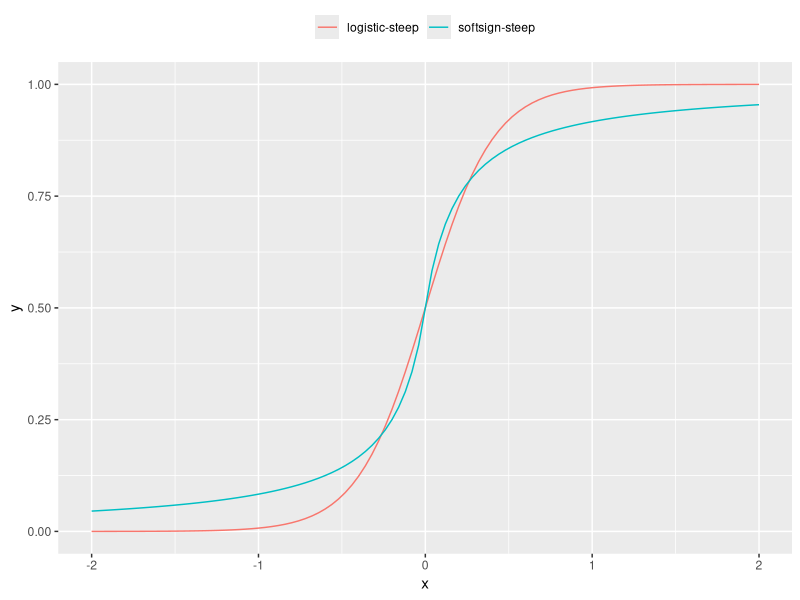
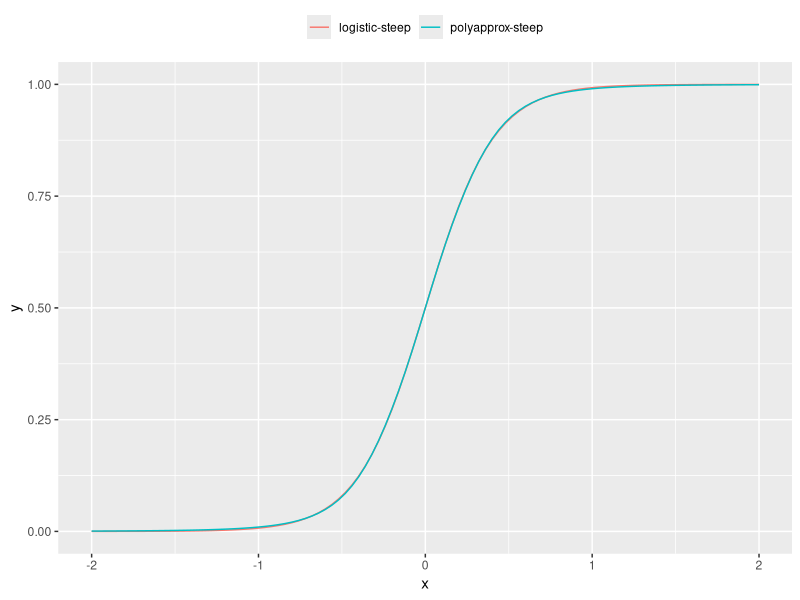
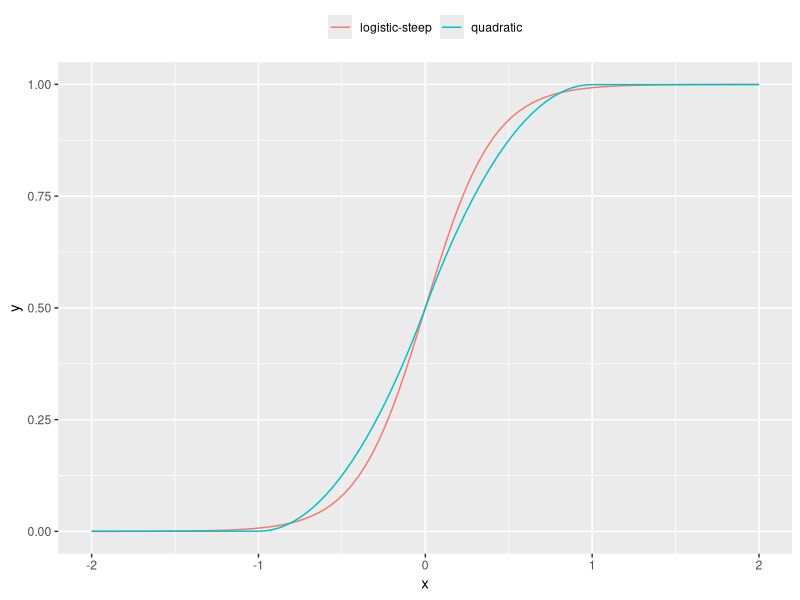
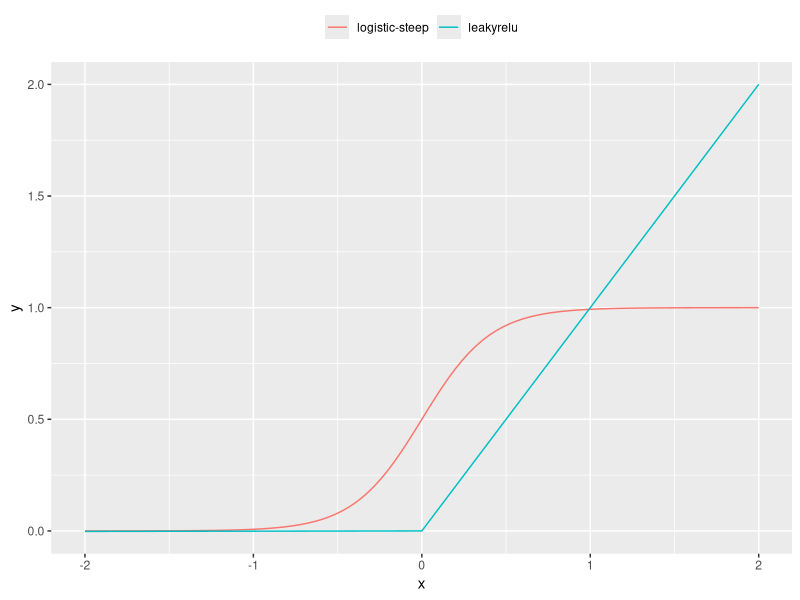
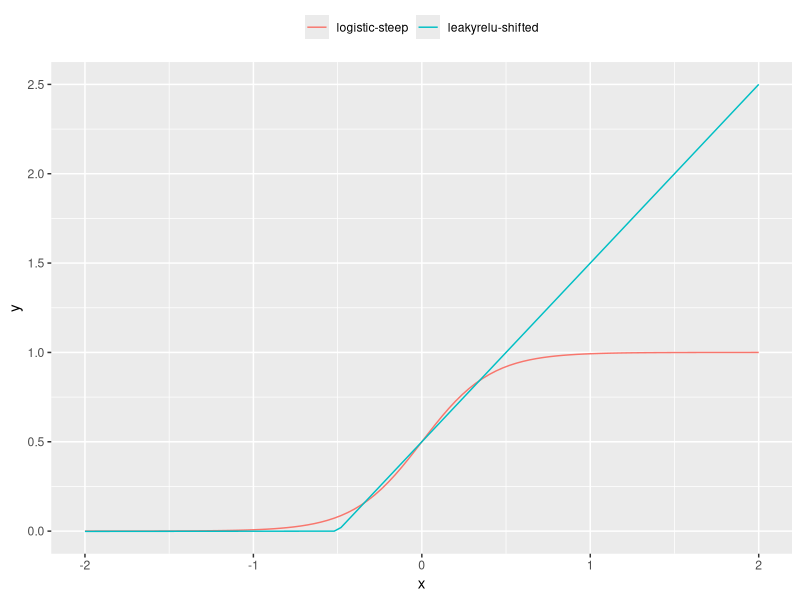
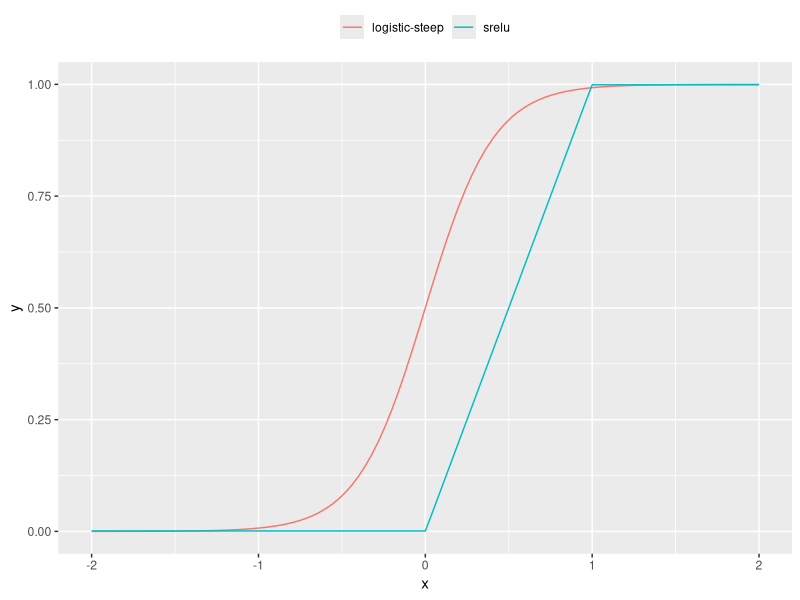
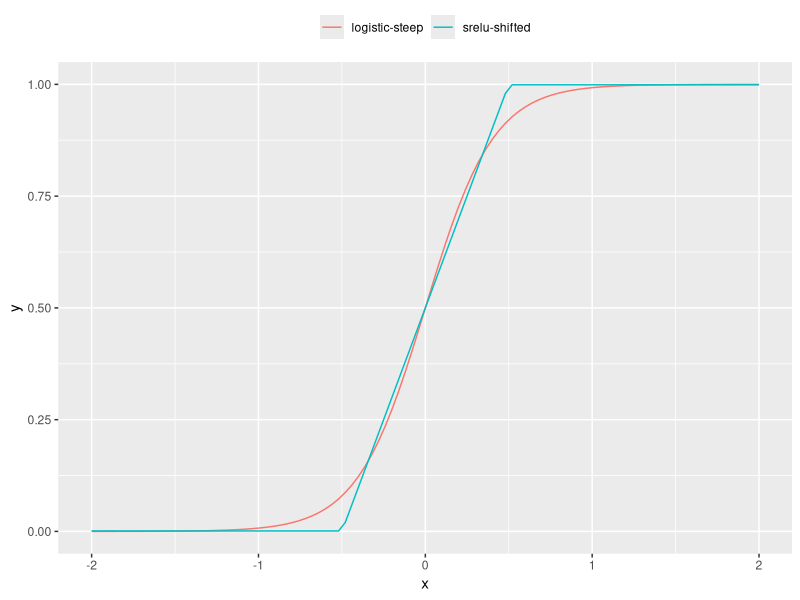
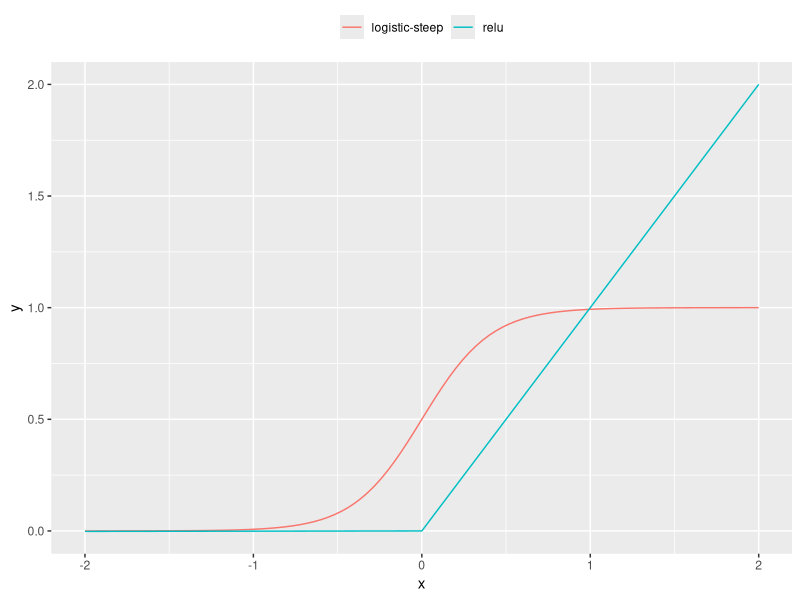

These charts were generated, in order, by the following R code:
# Set working folder.
setwd("D:/home/websites/sharpneat-web/public/research/activation-fn-review")

# Define activation functions.
f1 = function(x) { 1 / (exp(-4.9*x)+1) }   		# logistic-steep
f2 = function(x) { 0.5 + (x / (2.0*(0.2+abs(x)))) }	# softsign-steep

# polyapprox-steep
f3 = function(x) {	
  x = x * 4.9
  x2 = x * x
  e = 1.0 + abs(x) + (x2 * 0.555) + (x2 * x2 * 0.143)
  f = (x > 0) * (1.0 / e) + (x <= 0) * e 
  1.0 / (1.0 + f)
}

# quadratic
f4 = function(x) {

  t = 0.999
  a = 0.00001

  s = sign(x)
  x = abs(x)

  y = ((x >=0) & (x < t)) * (t - ((x - t) * (x - t))) +
      ((x >=t) * (t + (x - t) * a))

  (y * s * 0.5) + 0.5
}

# leakyrelu
f5 = function(x) {

  a = 0.001

  y = ((x > 0) * x) +
	 ((x <=0) * x * a)
  y
}

# leakyrelu-shifted
f6 = function(x) {

  a = 0.001

  x = x + 0.5

  y = ((x > 0) * x) +
	 ((x <=0) * x * a)
  y
}

# srelu
f7 = function(x) {

  tl = 0.001
  tr = 0.999
  a = 0.00001

  y = (((x > tl) & (x < tr)) * x) +
      (x <= tl) * (tl + (x - tl) * a) +
      (x >= tr) * (tr + (x - tr) * a)
  y
}

# srelu-shifted
f8 = function(x) {

  tl = 0.001
  tr = 0.999
  a = 0.00001

  x = x + 0.5

  y = (((x > tl) & (x < tr)) * x) +
      (x <= tl) * (tl + (x - tl) * a) +
      (x >= tr) * (tr + (x - tr) * a)
  y
}

# relu
f9 = function(x) {

  a = 0.001

  y = ((x > 0) * x) +
	 ((x <=0) * x * a)
  y
}


# selu
f10 = function(x) {

  alpha = 1.6732632423543772848170429916717
  scale = 1.0507009873554804934193349852946

  y = ((x > 0) * x) +
	 ((x <=0) * ((alpha * exp(x)) - alpha))
  scale * y
}



# arcsinh
f11 = function(x) {
  y = 1.2567348023993685 * ((asinh(x) + 1.0) * 0.5);
  y
}

# y = max(-1,x)
f12 = function(x) {
  y = ((x > -1) * x) +
	 ((x <= -1) * -1)
  y
}

# arctan
f13 = function(x) {
  y = atan(x)
  y
}

# tanh
f14 = function(x) {
  y = tanh(x)
  y
}


# import ggplot.
library("ggplot2")

# generate plot and save png
p1 = ggplot(data.frame(x = c(-2, 2)), aes(x)) + 
   stat_function(fun = f1, aes(colour="logistic-steep")) + 
   stat_function(fun = f2, aes(colour="softsign-steep")) + 
   xlab("x") + 
   ylab("y") + 
   theme(legend.position="top",
         legend.direction="horizontal",
         legend.title=element_blank())

ggsave(filename="actfn-logisticsteep-softsignsteep.png", plot=p1, height=4, width=4, units="in", dpi=100, type="cairo")

# generate plot and save png
p1 = ggplot(data.frame(x = c(-2, 2)), aes(x)) + 
   stat_function(fun = f1, aes(colour="logistic-steep")) + 
   stat_function(fun = f3, aes(colour="polyapprox-steep")) + 
   xlab("x") + 
   ylab("y") + 
   theme(legend.position="top",
         legend.direction="horizontal",
         legend.title=element_blank())

ggsave(filename="actfn-logisticsteep-polyapproxsteep.png", plot=p1, height=4, width=4, units="in", dpi=100, type="cairo")

# generate plot and save png
p1 = ggplot(data.frame(x = c(-2, 2)), aes(x)) + 
   stat_function(fun = f1, aes(colour="logistic-steep")) + 
   stat_function(fun = f4, aes(colour="quadratic")) + 
   xlab("x") + 
   ylab("y") + 
   theme(legend.position="top",
         legend.direction="horizontal",
         legend.title=element_blank())

ggsave(filename="actfn-logisticsteep-quadratic.png", plot=p1, height=4, width=4, units="in", dpi=100, type="cairo")


# generate plot and save png
p1 = ggplot(data.frame(x = c(-2, 2)), aes(x)) + 
   stat_function(fun = f1, aes(colour="logistic-steep")) + 
   stat_function(fun = f5, aes(colour="leakyrelu")) + 
   xlab("x") + 
   ylab("y") + 
   theme(legend.position="top",
         legend.direction="horizontal",
         legend.title=element_blank()) + 
   guides(col = guide_legend(reverse = TRUE), fill = guide_legend(reverse = TRUE)) +
   scale_colour_manual(values = c("leakyrelu" = "#00BFC4", "logistic-steep" = "#F8766D"))

ggsave(filename="actfn-logisticsteep-leakyrelu.png", plot=p1, height=4, width=4, units="in", dpi=100, type="cairo")


# generate plot and save png
p1 = ggplot(data.frame(x = c(-2, 2)), aes(x)) + 
   stat_function(fun = f1, aes(colour="logistic-steep")) + 
   stat_function(fun = f6, aes(colour="leakyrelu-shifted")) + 
   xlab("x") + 
   ylab("y") + 
   theme(legend.position="top",
         legend.direction="horizontal",
         legend.title=element_blank()) + 
   guides(col = guide_legend(reverse = TRUE), fill = guide_legend(reverse = TRUE)) +
   scale_colour_manual(values = c("leakyrelu-shifted" = "#00BFC4", "logistic-steep" = "#F8766D"))

ggsave(filename="actfn-logisticsteep-leakyrelu-shifted.png", plot=p1, height=4, width=4, units="in", dpi=100, type="cairo")


# generate plot and save png
p1 = ggplot(data.frame(x = c(-2, 2)), aes(x)) + 
   stat_function(fun = f1, aes(colour="logistic-steep")) + 
   stat_function(fun = f7, aes(colour="srelu")) + 
   xlab("x") + 
   ylab("y") + 
   theme(legend.position="top",
         legend.direction="horizontal",
         legend.title=element_blank())

ggsave(filename="actfn-logisticsteep-srelu.png", plot=p1, height=4, width=4, units="in", dpi=100, type="cairo")


# generate plot and save png
p1 = ggplot(data.frame(x = c(-2, 2)), aes(x)) + 
   stat_function(fun = f1, aes(colour="logistic-steep")) + 
   stat_function(fun = f8, aes(colour="srelu-shifted")) + 
   xlab("x") + 
   ylab("y") + 
   theme(legend.position="top",
         legend.direction="horizontal",
         legend.title=element_blank())

ggsave(filename="actfn-logisticsteep-srelushifted.png", plot=p1, height=4, width=4, units="in", dpi=100, type="cairo")


# generate plot and save png
p1 = ggplot(data.frame(x = c(-2, 2)), aes(x)) + 
   stat_function(fun = f1, aes(colour="logistic-steep")) + 
   stat_function(fun = f9, aes(colour="relu")) + 
   xlab("x") + 
   ylab("y") + 
   theme(legend.position="top",
         legend.direction="horizontal",
         legend.title=element_blank())

ggsave(filename="actfn-logisticsteep-relu.png", plot=p1, height=4, width=4, units="in", dpi=100, type="cairo")

# generate plot and save png
p1 = ggplot(data.frame(x = c(-2, 2)), aes(x)) + 
   stat_function(fun = f1, aes(colour="logistic-steep")) + 
   stat_function(fun = f10, aes(colour="selu")) + 
   xlab("x") + 
   ylab("y") + 
   theme(legend.position="top",
         legend.direction="horizontal",
         legend.title=element_blank())

ggsave(filename="actfn-logisticsteep-selu.png", plot=p1, height=4, width=4, units="in", dpi=100, type="cairo")

# generate plot and save png
p1 = ggplot(data.frame(x = c(-2, 2)), aes(x)) + 
   stat_function(fun = f1, aes(colour="logistic-steep")) + 
   stat_function(fun = f11, aes(colour="arcsinh")) + 
   xlab("x") + 
   ylab("y") + 
   theme(legend.position="top",
         legend.direction="horizontal",
         legend.title=element_blank()) + 
   guides(col = guide_legend(reverse = TRUE), fill = guide_legend(reverse = TRUE)) +
   scale_colour_manual(values = c("arcsinh" = "#00BFC4", "logistic-steep" = "#F8766D"))


ggsave(filename="actfn-logisticsteep-arcsinh.png", plot=p1, height=4, width=4, units="in", dpi=100, type="cairo")

# generate plot and save png
p1 = ggplot(data.frame(x = c(-2, 2)), aes(x)) + 
   stat_function(fun = f1, aes(colour="logistic-steep")) + 
   stat_function(fun = f12, aes(colour="maxminusone")) + 
   xlab("x") + 
   ylab("y") + 
   theme(legend.position="top",
         legend.direction="horizontal",
         legend.title=element_blank()) 


ggsave(filename="actfn-logisticsteep-maxminusone.png", plot=p1, height=4, width=4, units="in", dpi=100, type="cairo")

# generate plot and save png
p1 = ggplot(data.frame(x = c(-2, 2)), aes(x)) + 
   stat_function(fun = f1, aes(colour="logistic-steep")) + 
   stat_function(fun = f13, aes(colour="arctan")) + 
   xlab("x") + 
   ylab("y") + 
   theme(legend.position="top",
         legend.direction="horizontal",
         legend.title=element_blank()) + 
   guides(col = guide_legend(reverse = TRUE), fill = guide_legend(reverse = TRUE)) +
   scale_colour_manual(values = c("arctan" = "#00BFC4", "logistic-steep" = "#F8766D"))

ggsave(filename="actfn-logisticsteep-arctan.png", plot=p1, height=4, width=4, units="in", dpi=100, type="cairo")


# generate plot and save png
p1 = ggplot(data.frame(x = c(-2, 2)), aes(x)) + 
   stat_function(fun = f1, aes(colour="logistic-steep")) + 
   stat_function(fun = f14, aes(colour="tanh")) + 
   xlab("x") + 
   ylab("y") + 
   theme(legend.position="top",
         legend.direction="horizontal",
         legend.title=element_blank())

ggsave(filename="actfn-logisticsteep-tanh.png", plot=p1, height=4, width=4, units="in", dpi=100, type="cairo")



# Generate plot for logistic-approx-steep (from data output from a C# app).
setwd("D:/home/websites/sharpneat-web/public/research/activation-fn-review")
fndata <- read.table("logistic-approx-steep.csv", sep=",", head=TRUE)

p1 = ggplot(data = fndata, aes(x=x, y=y, color="logistic-approx-steep")) + 
   stat_function(fun = f1, aes(colour="logistic-steep")) + 
   geom_line() +    
   xlab("x") + 
   ylab("y") + 
   theme(legend.position="top",
         legend.direction="horizontal",
         legend.title=element_blank()) + 
   guides(col = guide_legend(reverse = TRUE), fill = guide_legend(reverse = TRUE)) +
   scale_colour_manual(values = c("logistic-approx-steep" = "#00BFC4", "logistic-steep" = "#F8766D"))

ggsave(filename="actfn-logisticsteep-logisticapproxsteep.png", plot=p1, height=4, width=4, units="in", dpi=100, type="cairo")
